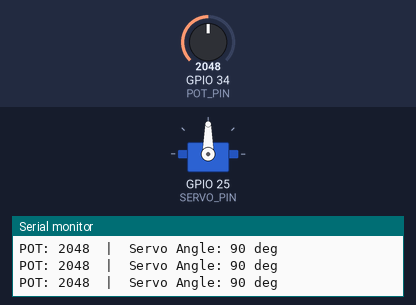
The sketch below on a simulated ESP32. Parts: servo, the last lines printed to the serial monitor. The test bench sets the inputs (shaded band); at power-on: GPIO 34 (POT_PIN) = 2048 (analog values on the 0–4095 scale).

Above: at 1.2 s.
1.3 s: GPIO 34 (POT_PIN) set to 2490
At 2.5 s:
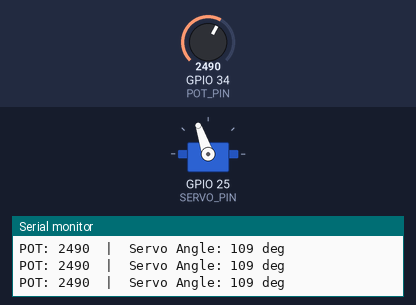
2.8 s: GPIO 34 (POT_PIN) set to 2866
At 3.4 s:
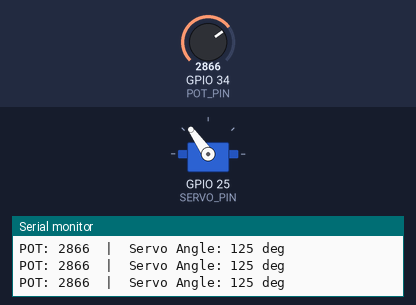
4.3 s: GPIO 34 (POT_PIN) set to 3603
At 5.5 s:
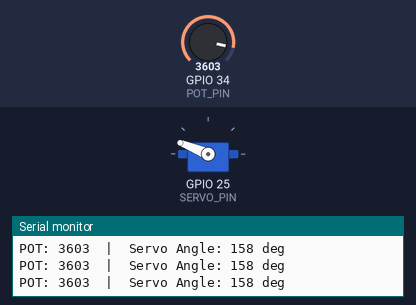
5.8 s: GPIO 34 (POT_PIN) set to 4095
At 6.9 s:
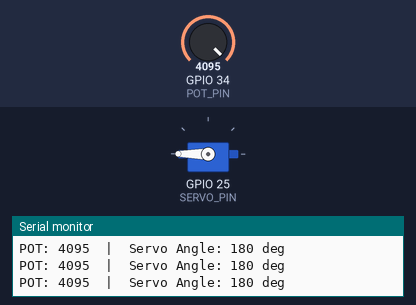
7.3 s: GPIO 34 (POT_PIN) set to 1228
At 7.8 s:
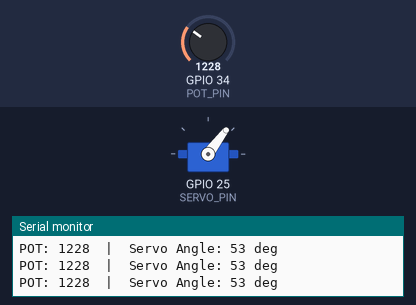
8.8 s: GPIO 34 (POT_PIN) set to 510
At 9.3 s:
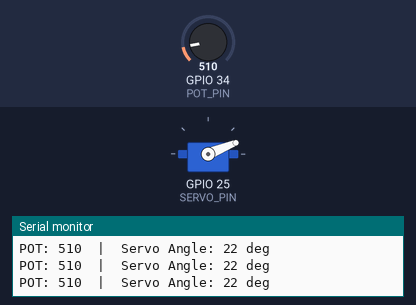
Timing chart, 0 to 11.3 s (numbered marks = the images above; inputs shaded):
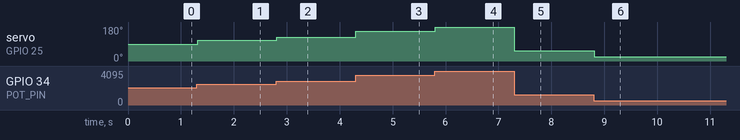

Measured:
- after the input at 1.3 s, servo on GPIO 25 (SERVO_PIN): 90° → 109° at once
- after the input at 2.8 s, servo on GPIO 25 (SERVO_PIN): 109° → 125° at once
- after the input at 4.3 s, servo on GPIO 25 (SERVO_PIN): 125° → 158° at once
- after the input at 5.8 s, servo on GPIO 25 (SERVO_PIN): 158° → 180° at once
- after the input at 7.3 s, servo on GPIO 25 (SERVO_PIN): 180° → 53° at once
- after the input at 8.8 s, servo on GPIO 25 (SERVO_PIN): 53° → 22° at once

The sketch:

servo_volume_180.ino
```cpp
#include <ESP32Servo.h>

// =====================================
// GPIO 설정
// =====================================

#define POT_PIN    34    // 가변저항 가운데 단자
#define SERVO_PIN  25    // S3003 Signal

// =====================================
// 서보 설정
// =====================================

Servo myServo;

// 서보 목표 각도
int servoAngle = 90;

// PWM 펄스 범위 (마이크로초)
const int SERVO_MIN_US = 550;   //1000;
const int SERVO_MAX_US = 2450;  //2000;

// 업데이트 간격 (ms)
const int UPDATE_INTERVAL = 15;

unsigned long lastUpdate = 0;

void setup() {

  Serial.begin(115200);

  // ADC 설정
  analogReadResolution(12);

  // 0~3.3V 입력 측정
  analogSetPinAttenuation(POT_PIN, ADC_11db);

  // 서보 PWM 초기화
  myServo.setPeriodHertz(50);

  // 서보 연결
  myServo.attach(
    SERVO_PIN,
    SERVO_MIN_US,
    SERVO_MAX_US
  );

  // 초기 위치: 중앙
  myServo.write(90);

  Serial.println("================================");
  Serial.println("ESP32 + Futaba S3003 Servo");
  Serial.println("Potentiometer Control");
  Serial.println("================================");
}

void loop() {

  if (millis() - lastUpdate >= UPDATE_INTERVAL) {

    lastUpdate = millis();

    // =================================
    // 1. 가변저항 읽기
    // =================================

    int potValue = analogRead(POT_PIN);

    // =================================
    // 2. ADC 값을 각도로 변환
    // =================================

    servoAngle = map(
      potValue,
      0, 4095,
      0, 180
    );

    servoAngle = constrain(
      servoAngle,
      0, 180
    );

    // =================================
    // 3. 서보모터 이동
    // =================================

    myServo.write(servoAngle);

    // =================================
    // 4. 시리얼 모니터 출력
    // =================================

    Serial.print("POT: ");
    Serial.print(potValue);

    Serial.print("  |  Servo Angle: ");
    Serial.print(servoAngle);

    Serial.println(" deg");
  }
}
```
